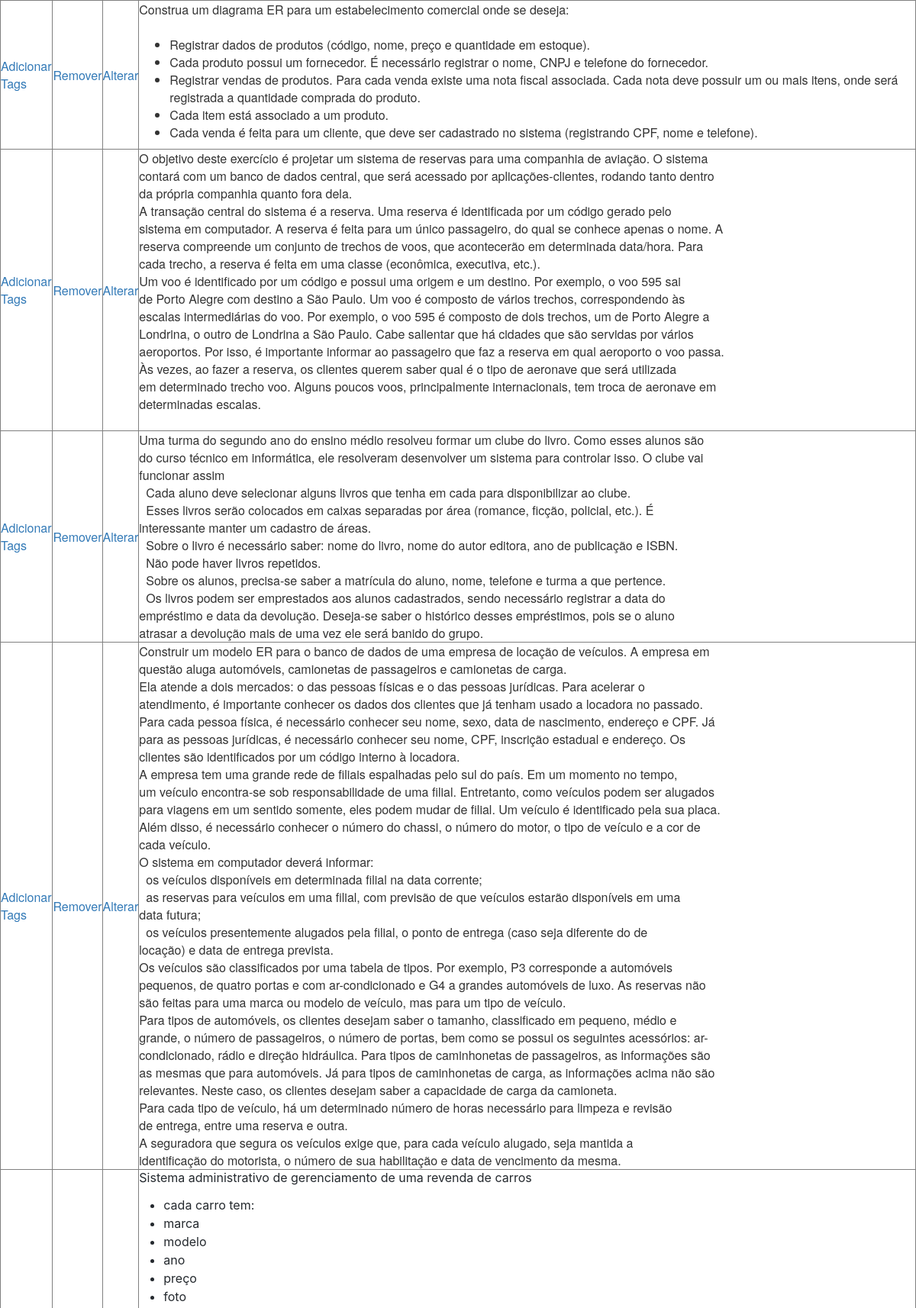
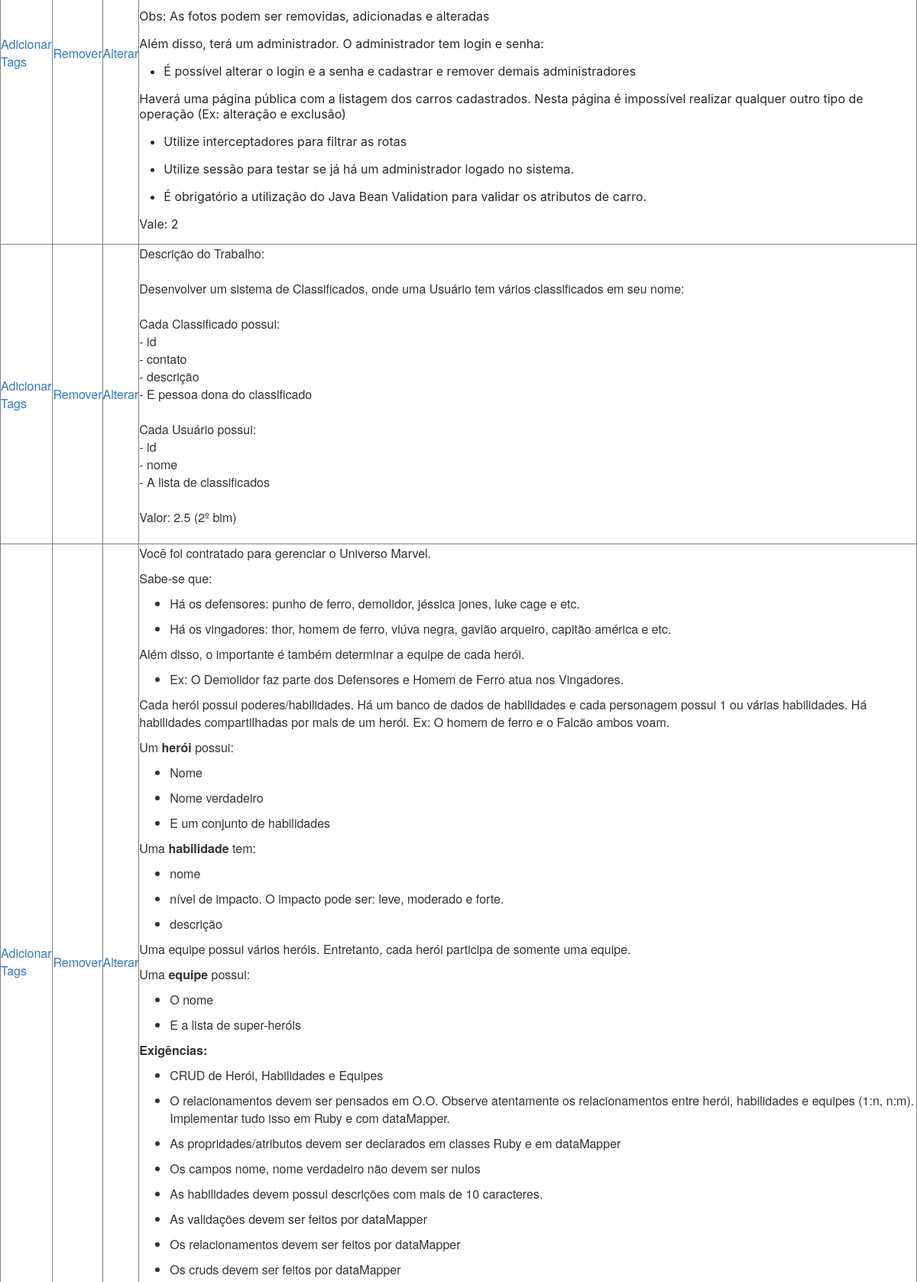
Page /listar_questao (upper part) on the committed database (2 pictures, top to bottom).
### tables this page shows
CREATE TABLE questoes (
   id INTEGER PRIMARY KEY AUTOINCREMENT,
   questao text NOT NULL,
   resposta text
);

### main.py (the view)
@app.route("/listar_questao")
def listar_questao():
    conn = sqlite3.connect("database.db")
    cur = conn.cursor()
    cur.execute("SELECT * FROM questoes")
    vet = cur.fetchall()
    cur.close()
    conn.close()
    return render_template('listar_questao.html', vet=vet)

### templates/listar_questao.html (shortened to what this page needs)
<html>
    <head>
        <link rel="stylesheet" href="/static/bootstrap/css/bootstrap.min.css">
    </head>
<body>
<table border="1">
    {% for questao in vet %}
    <tr>
        <td><a href="/tela_adicionar_tags/{{questao[0]}}">Adicionar Tags</a></td>
        <td><a href="/remover_questao/{{questao[0]}}">Remover</a></td>
        <td><a href="/tela_alterar_questao/{{questao[0]}}">Alterar</a></td>
        <td>{{questao[1]|safe}}</td>
    </tr>
    {% endfor %}
</table>
</body>
</html>

### rows in the picture
questoes: questao "Construa um diagrama ER para um estabelecimento comercial onde se deseja: Registrar dados de produtos (código, nome, preço e quantidade em estoque). Cada produto possui um fornecedor. É necessário registrar o nome, CNPJ e telefone do fornecedor. Registrar vendas de produtos. Para cada venda existe uma nota fiscal associada. Cada nota deve possuir um ou mais itens, onde será registrada a quantidade comprada do produto. Cada item está associado a um produto. Cada venda é feita para um cliente, que deve ser cadastrado no sistema (registrando CPF, nome e telefone)."
questoes: questao "O objetivo deste exercício é projetar um sistema de reservas para uma companhia de aviação. O sistema contará com um banco de dados central, que será acessado por aplicações-clientes, rodando tanto dentro da própria companhia quanto fora dela. A transação central do sistema é a reserva. Uma reserva é identificada por um código gerado pelo sistema em computador. A reserva é feita para um único passageiro, do qual se conhece apenas o nome. A reserva compreende um conjunto de trechos de voos, que acontecerão em determinada data/hora. Para cada trecho, a reserva é feita em uma classe (econômica, executiva, etc.). Um voo é identificado por um código e possui uma origem e um destino. Por exemplo,…"
questoes: questao "Uma turma do segundo ano do ensino médio resolveu formar um clube do livro. Como esses alunos são do curso técnico em informática, ele resolveram desenvolver um sistema para controlar isso. O clube vai funcionar assim  Cada aluno deve selecionar alguns livros que tenha em cada para disponibilizar ao clube.  Esses livros serão colocados em caixas separadas por área (romance, ficção, policial, etc.). É interessante manter um cadastro de áreas.  Sobre o livro é necessário saber: nome do livro, nome do autor editora, ano de publicação e ISBN.  Não pode haver livros repetidos.  Sobre os alunos, precisa-se saber a matrícula do aluno, nome, telefone e turma a que pertence.  Os livros podem…"
questoes: questao "Construir um modelo ER para o banco de dados de uma empresa de locação de veículos. A empresa em questão aluga automóveis, camionetas de passageiros e camionetas de carga. Ela atende a dois mercados: o das pessoas físicas e o das pessoas jurídicas. Para acelerar o atendimento, é importante conhecer os dados dos clientes que já tenham usado a locadora no passado. Para cada pessoa física, é necessário conhecer seu nome, sexo, data de nascimento, endereço e CPF. Já para as pessoas jurídicas, é necessário conhecer seu nome, CPF, inscrição estadual e endereço. Os clientes são identificados por um código interno à locadora. A empresa tem uma grande rede de filiais espalhadas pelo sul do país. Em…"
questoes: questao "Sistema administrativo de gerenciamento de uma revenda de carros cada carro tem: marca modelo ano preço foto Obs: As fotos podem ser removidas, adicionadas e alteradas Além disso, terá um administrador. O administrador tem login e senha: É possível alterar o login e a senha e cadastrar e remover demais administradores Haverá uma página pública com a listagem dos carros cadastrados. Nesta página é impossível realizar qualquer outro tipo de operação (Ex: alteração e exclusão) Utilize interceptadores para filtrar as rotas Utilize sessão para testar se já há um administrador logado no sistema. É obrigatório a utilização do Java Bean Validation para validar os atributos de carro. Vale: 2"
questoes: questao "Descrição do Trabalho: Desenvolver um sistema de Classificados, onde uma Usuário tem vários classificados em seu nome: Cada Classificado possui: - id - contato - descrição - E pessoa dona do classificado Cada Usuário possui: - id - nome - A lista de classificados Valor: 2.5 (2º bim)"
questoes: questao "Você foi contratado para gerenciar o Universo Marvel. Sabe-se que: Há os defensores: punho de ferro, demolidor, jéssica jones, luke cage e etc. Há os vingadores: thor, homem de ferro, viúva negra, gavião arqueiro, capitão américa e etc. Além disso, o importante é também determinar a equipe de cada herói. Ex: O Demolidor faz parte dos Defensores e Homem de Ferro atua nos Vingadores. Cada herói possui poderes/habilidades. Há um banco de dados de habilidades e cada personagem possui 1 ou várias habilidades. Há habilidades compartilhadas por mais de um herói. Ex: O homem de ferro e o Falcão ambos voam. Um herói possui: Nome Nome verdadeiro E um conjunto de habilidades Uma habilidade tem: nome…"
